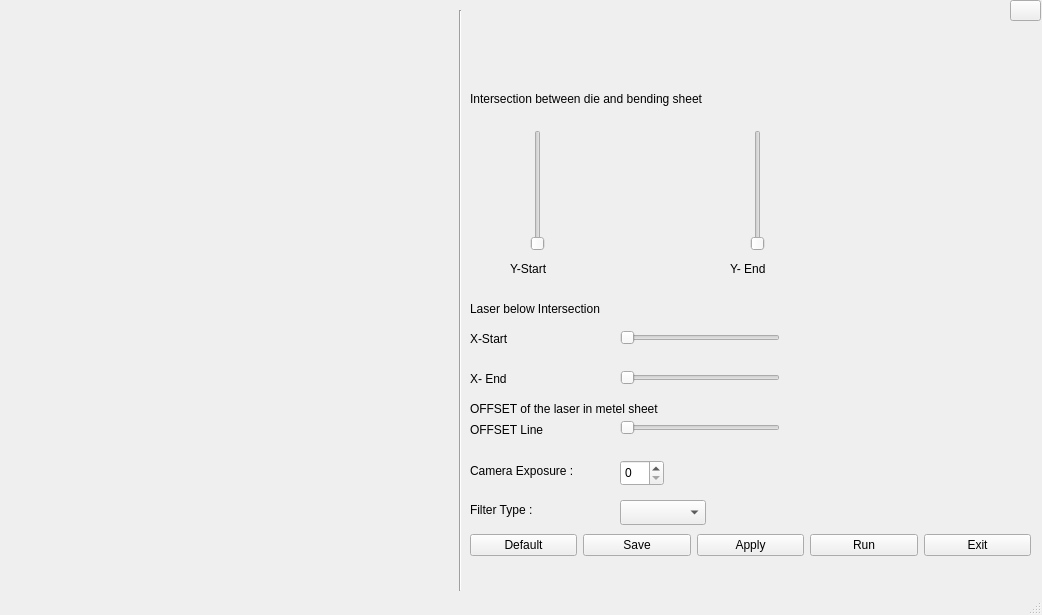
<?xml version="1.0" encoding="UTF-8"?>
<ui version="4.0">
 <class>MainWindow</class>
 <widget class="QMainWindow" name="MainWindow">
  <property name="geometry">
   <rect>
    <x>0</x>
    <y>0</y>
    <width>1042</width>
    <height>615</height>
   </rect>
  </property>
  <property name="windowTitle">
   <string>MainWindow</string>
  </property>
  <widget class="QWidget" name="centralwidget">
   <widget class="QLabel" name="Display_lable">
    <property name="geometry">
     <rect>
      <x>20</x>
      <y>30</y>
      <width>421</width>
      <height>511</height>
     </rect>
    </property>
    <property name="text">
     <string/>
    </property>
   </widget>
   <widget class="QSlider" name="y_start_slider">
    <property name="geometry">
     <rect>
      <x>530</x>
      <y>130</y>
      <width>16</width>
      <height>121</height>
     </rect>
    </property>
    <property name="orientation">
     <enum>Qt::Vertical</enum>
    </property>
   </widget>
   <widget class="QSlider" name="y_end_slider">
    <property name="geometry">
     <rect>
      <x>750</x>
      <y>130</y>
      <width>16</width>
      <height>121</height>
     </rect>
    </property>
    <property name="orientation">
     <enum>Qt::Vertical</enum>
    </property>
   </widget>
   <widget class="QSlider" name="x_start_slider">
    <property name="geometry">
     <rect>
      <x>620</x>
      <y>330</y>
      <width>160</width>
      <height>16</height>
     </rect>
    </property>
    <property name="orientation">
     <enum>Qt::Horizontal</enum>
    </property>
   </widget>
   <widget class="QSlider" name="X_end_slider">
    <property name="geometry">
     <rect>
      <x>620</x>
      <y>370</y>
      <width>160</width>
      <height>16</height>
     </rect>
    </property>
    <property name="orientation">
     <enum>Qt::Horizontal</enum>
    </property>
   </widget>
   <widget class="QSlider" name="offset_slider">
    <property name="geometry">
     <rect>
      <x>620</x>
      <y>420</y>
      <width>160</width>
      <height>16</height>
     </rect>
    </property>
    <property name="orientation">
     <enum>Qt::Horizontal</enum>
    </property>
   </widget>
   <widget class="QSpinBox" name="exposure_spinbox">
    <property name="geometry">
     <rect>
      <x>620</x>
      <y>460</y>
      <width>44</width>
      <height>26</height>
     </rect>
    </property>
   </widget>
   <widget class="QComboBox" name="FIlter_comboBox">
    <property name="geometry">
     <rect>
      <x>620</x>
      <y>500</y>
      <width>86</width>
      <height>25</height>
     </rect>
    </property>
   </widget>
   <widget class="QWidget" name="horizontalLayoutWidget">
    <property name="geometry">
     <rect>
      <x>470</x>
      <y>530</y>
      <width>561</width>
      <height>31</height>
     </rect>
    </property>
    <layout class="QHBoxLayout" name="horizontalLayout">
     <item>
      <widget class="QPushButton" name="Default_btn">
       <property name="text">
        <string>Default</string>
       </property>
      </widget>
     </item>
     <item>
      <widget class="QPushButton" name="save_btn">
       <property name="text">
        <string>Save</string>
       </property>
      </widget>
     </item>
     <item>
      <widget class="QPushButton" name="apply_btn">
       <property name="text">
        <string>Apply</string>
       </property>
      </widget>
     </item>
     <item>
      <widget class="QPushButton" name="run_btn">
       <property name="text">
        <string>Run</string>
       </property>
      </widget>
     </item>
     <item>
      <widget class="QPushButton" name="exit_btn">
       <property name="text">
        <string>Exit</string>
       </property>
      </widget>
     </item>
    </layout>
   </widget>
   <widget class="QPushButton" name="Developer_btn">
    <property name="geometry">
     <rect>
      <x>1010</x>
      <y>0</y>
      <width>31</width>
      <height>21</height>
     </rect>
    </property>
    <property name="mouseTracking">
     <bool>true</bool>
    </property>
    <property name="text">
     <string/>
    </property>
    <property name="icon">
     <iconset>
      <normaloff>../../../Downloads/9042044_user_male_circle_icon.png</normaloff>../../../Downloads/9042044_user_male_circle_icon.png</iconset>
    </property>
   </widget>
   <widget class="QLabel" name="label_2">
    <property name="geometry">
     <rect>
      <x>470</x>
      <y>90</y>
      <width>311</width>
      <height>17</height>
     </rect>
    </property>
    <property name="text">
     <string>Intersection between die and bending sheet</string>
    </property>
   </widget>
   <widget class="QLabel" name="label_3">
    <property name="geometry">
     <rect>
      <x>510</x>
      <y>260</y>
      <width>67</width>
      <height>17</height>
     </rect>
    </property>
    <property name="text">
     <string>Y-Start</string>
    </property>
   </widget>
   <widget class="QLabel" name="y_end">
    <property name="geometry">
     <rect>
      <x>730</x>
      <y>260</y>
      <width>67</width>
      <height>17</height>
     </rect>
    </property>
    <property name="text">
     <string>Y- End</string>
    </property>
   </widget>
   <widget class="QLabel" name="x_start">
    <property name="geometry">
     <rect>
      <x>470</x>
      <y>330</y>
      <width>67</width>
      <height>17</height>
     </rect>
    </property>
    <property name="text">
     <string>X-Start</string>
    </property>
   </widget>
   <widget class="QLabel" name="x_end">
    <property name="geometry">
     <rect>
      <x>470</x>
      <y>370</y>
      <width>67</width>
      <height>17</height>
     </rect>
    </property>
    <property name="text">
     <string>X- End</string>
    </property>
   </widget>
   <widget class="QLabel" name="label_7">
    <property name="geometry">
     <rect>
      <x>470</x>
      <y>420</y>
      <width>91</width>
      <height>20</height>
     </rect>
    </property>
    <property name="text">
     <string>OFFSET Line</string>
    </property>
   </widget>
   <widget class="QLabel" name="label_8">
    <property name="geometry">
     <rect>
      <x>470</x>
      <y>460</y>
      <width>131</width>
      <height>21</height>
     </rect>
    </property>
    <property name="text">
     <string>Camera Exposure :</string>
    </property>
   </widget>
   <widget class="QLabel" name="label_9">
    <property name="geometry">
     <rect>
      <x>470</x>
      <y>500</y>
      <width>91</width>
      <height>20</height>
     </rect>
    </property>
    <property name="text">
     <string>Filter Type :</string>
    </property>
   </widget>
   <widget class="Line" name="line">
    <property name="geometry">
     <rect>
      <x>450</x>
      <y>10</y>
      <width>20</width>
      <height>581</height>
     </rect>
    </property>
    <property name="orientation">
     <enum>Qt::Vertical</enum>
    </property>
   </widget>
   <widget class="QLabel" name="label_10">
    <property name="geometry">
     <rect>
      <x>470</x>
      <y>300</y>
      <width>181</width>
      <height>17</height>
     </rect>
    </property>
    <property name="text">
     <string>Laser below Intersection</string>
    </property>
   </widget>
   <widget class="QLabel" name="label_11">
    <property name="geometry">
     <rect>
      <x>470</x>
      <y>400</y>
      <width>271</width>
      <height>17</height>
     </rect>
    </property>
    <property name="text">
     <string>OFFSET of the laser in metel sheet</string>
    </property>
   </widget>
   <widget class="QStackedWidget" name="result_window">
    <property name="geometry">
     <rect>
      <x>0</x>
      <y>0</y>
      <width>1041</width>
      <height>591</height>
     </rect>
    </property>
    <widget class="QWidget" name="page_3"/>
    <widget class="QWidget" name="page_4"/>
   </widget>
   <zorder>result_window</zorder>
   <zorder>Display_lable</zorder>
   <zorder>y_start_slider</zorder>
   <zorder>y_end_slider</zorder>
   <zorder>x_start_slider</zorder>
   <zorder>X_end_slider</zorder>
   <zorder>offset_slider</zorder>
   <zorder>exposure_spinbox</zorder>
   <zorder>FIlter_comboBox</zorder>
   <zorder>horizontalLayoutWidget</zorder>
   <zorder>Developer_btn</zorder>
   <zorder>label_2</zorder>
   <zorder>label_3</zorder>
   <zorder>y_end</zorder>
   <zorder>x_start</zorder>
   <zorder>x_end</zorder>
   <zorder>label_7</zorder>
   <zorder>label_8</zorder>
   <zorder>label_9</zorder>
   <zorder>line</zorder>
   <zorder>label_10</zorder>
   <zorder>label_11</zorder>
  </widget>
  <widget class="QMenuBar" name="menubar">
   <property name="geometry">
    <rect>
     <x>0</x>
     <y>0</y>
     <width>1042</width>
     <height>22</height>
    </rect>
   </property>
  </widget>
  <widget class="QStatusBar" name="statusbar"/>
 </widget>
 <resources/>
 <connections/>
</ui>
